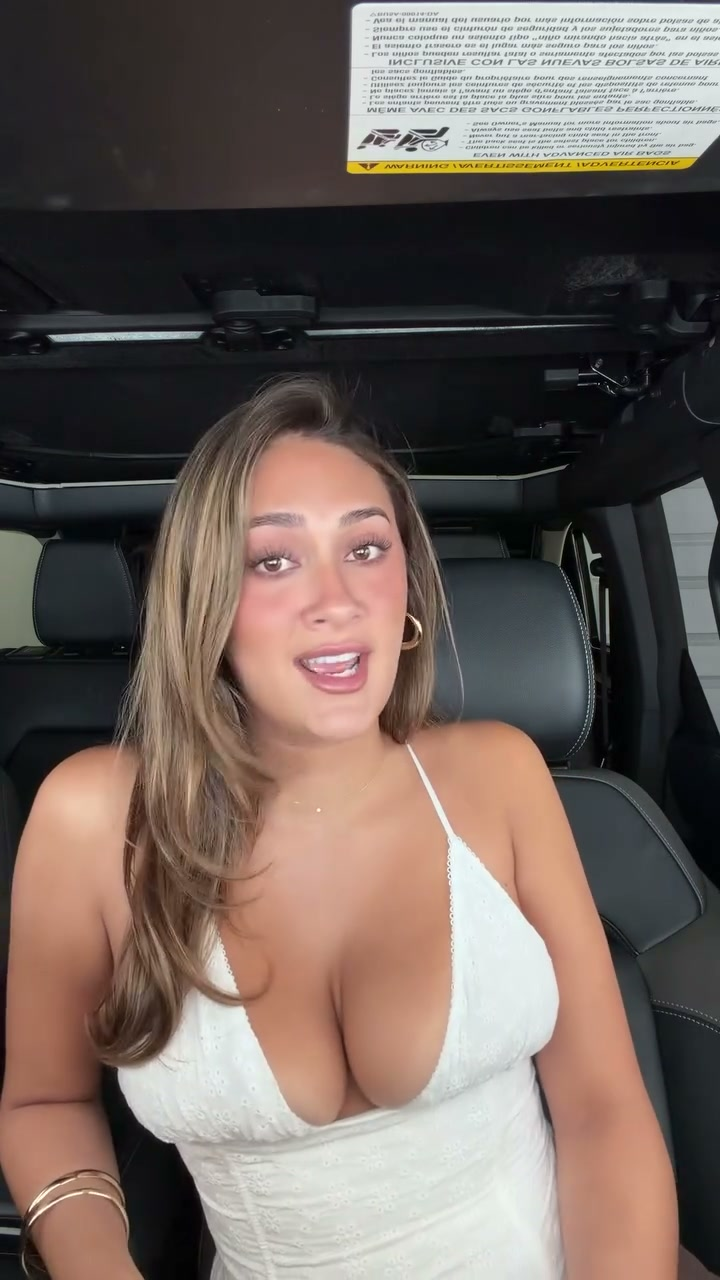
#> input picture temp/260eacef_frame.jpg, 720 x 1280 px
$ python -i frame_extractor.py   (imports and definitions only)   (older library calls are emulated)
#> lines starting #> are read from the running program, lines starting #| are printed output that depends on the picture
"""
frame_extractor.py — Extract the frame with the clearest face+body from a video.

Priority: face visible > sharpness. Tries frontal and profile Haar cascades.
Falls back to skin-tone detection if no face found. Samples 24 candidates.
"""

import os
import shutil
import subprocess
import tempfile
import urllib.request
from pathlib import Path

_HERE = Path(__file__).parent
_CASCADE_FRONT   = str(_HERE / "haarcascade_frontalface_default.xml")
_CASCADE_PROFILE = str(_HERE / "haarcascade_profileface.xml")

_CASCADE_URLS = {
    _CASCADE_FRONT:   "https://raw.githubusercontent.com/opencv/opencv/master/data/haarcascades/haarcascade_frontalface_default.xml",
    _CASCADE_PROFILE: "https://raw.githubusercontent.com/opencv/opencv/master/data/haarcascades/haarcascade_profileface.xml",
}


# [17 lines left out: functions _ensure_cascades, _get_duration, not called in this run]


def _score_frame(img_path: str) -> float:
    """Score a frame: face-detected frames score much higher than faceless ones."""
#> called with img_path = '../../../temp/260eacef_frame.jpg'
    try:
        import cv2
        import numpy as np

        img = cv2.imread(img_path)
#> img is the input picture: shape (1280, 720, 3); mean B, G, R 91, 97.4, 110.5
        if img is None:
            return 0.0

        gray = cv2.cvtColor(img, cv2.COLOR_BGR2GRAY)
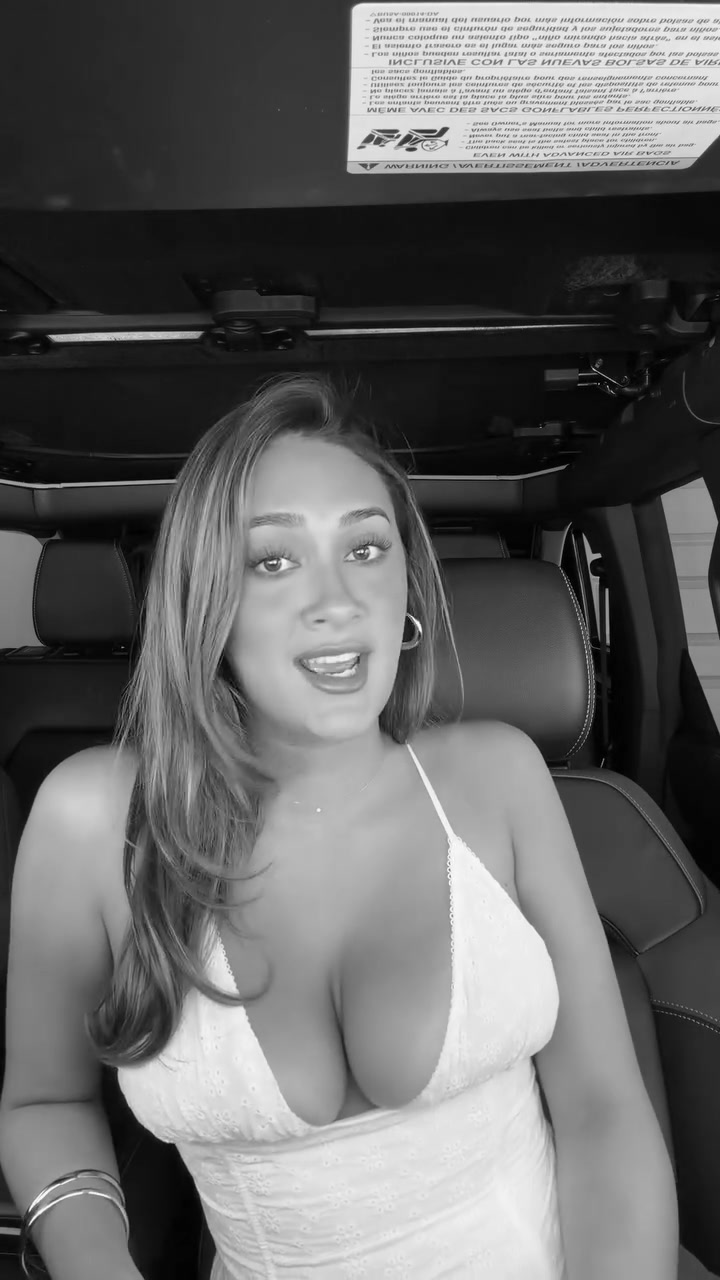
#> gray: shape (1280, 720); min 0, max 254, mean 100.6
        h, w = gray.shape
#> h = 1280; w = 720
        sharpness = float(cv2.Laplacian(gray, cv2.CV_64F).var())
#> sharpness = 437.3

        # Try both frontal and profile cascades at multiple scales
        best_face_area = 0
        face_center_y  = 0.5
        for cascade_path in (_CASCADE_FRONT, _CASCADE_PROFILE):
            if not Path(cascade_path).exists():
                continue
            cc = cv2.CascadeClassifier(cascade_path)
            if cc.empty():
                continue
            for scale in (1.05, 1.1, 1.2):
                faces = cc.detectMultiScale(
                    gray, scaleFactor=scale, minNeighbors=3, minSize=(20, 20)
                )
                if len(faces) > 0:
                    for fx, fy, fw, fh in faces:
                        area = fw * fh
                        if area > best_face_area:
                            best_face_area = area
                            face_center_y  = (fy + fh / 2) / h
#> after the loop, best_face_area = 147456; face_center_y = 0.458

        if best_face_area > 0:
            face_ratio = best_face_area / (w * h)
#> face_ratio = 0.16
            # Bonus when face is in top half (body visible below)
            position_bonus = 1.5 if face_center_y < 0.5 else 1.0
#> position_bonus = 1.5
            return sharpness * (1 + face_ratio * 20) * position_bonus

        # No face detected — use skin-tone proxy (top third of frame)
        hsv = cv2.cvtColor(img, cv2.COLOR_BGR2HSV)
        skin_mask = cv2.inRange(hsv, np.array([0, 20, 70], dtype=np.uint8),
                                     np.array([25, 255, 255], dtype=np.uint8))
        skin_ratio = float(np.sum(skin_mask[:h // 3, :] > 0)) / max(w * h // 3, 1)
        # Penalise frames with no face heavily
        return sharpness * skin_ratio * 0.1

    except Exception:
        try:
            from PIL import Image, ImageFilter
            import numpy as np
            img = Image.open(img_path).convert("L")
            return float(np.array(img.filter(ImageFilter.FIND_EDGES), dtype=float).var())
        except Exception:
            try:
                return float(os.path.getsize(img_path))
            except Exception:
                return 0.0


# [43 lines left out: function extract_best_frame, not called in this run]

>>> result = _score_frame('../../../temp/260eacef_frame.jpg')
#> result = 2754.7
